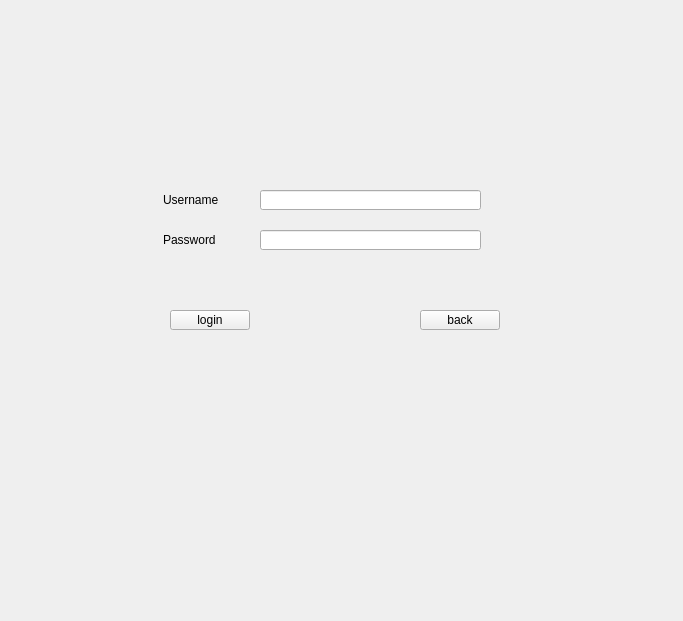
<?xml version="1.0" encoding="UTF-8"?>
<ui version="4.0">
 <class>Login</class>
 <widget class="QWidget" name="Login">
  <property name="geometry">
   <rect>
    <x>0</x>
    <y>0</y>
    <width>683</width>
    <height>621</height>
   </rect>
  </property>
  <property name="windowTitle">
   <string>Form</string>
  </property>
  <widget class="QPushButton" name="backButton">
   <property name="geometry">
    <rect>
     <x>420</x>
     <y>310</y>
     <width>80</width>
     <height>20</height>
    </rect>
   </property>
   <property name="text">
    <string>back</string>
   </property>
  </widget>
  <widget class="QPushButton" name="loginButton">
   <property name="geometry">
    <rect>
     <x>170</x>
     <y>310</y>
     <width>80</width>
     <height>20</height>
    </rect>
   </property>
   <property name="text">
    <string>login</string>
   </property>
  </widget>
  <widget class="QLineEdit" name="unameInput">
   <property name="geometry">
    <rect>
     <x>260</x>
     <y>190</y>
     <width>221</width>
     <height>20</height>
    </rect>
   </property>
  </widget>
  <widget class="QLineEdit" name="pwdInput">
   <property name="geometry">
    <rect>
     <x>260</x>
     <y>230</y>
     <width>221</width>
     <height>20</height>
    </rect>
   </property>
  </widget>
  <widget class="QLabel" name="unameLabel">
   <property name="geometry">
    <rect>
     <x>163</x>
     <y>190</y>
     <width>81</width>
     <height>20</height>
    </rect>
   </property>
   <property name="text">
    <string>Username</string>
   </property>
  </widget>
  <widget class="QLabel" name="pwdLabel">
   <property name="geometry">
    <rect>
     <x>163</x>
     <y>230</y>
     <width>81</width>
     <height>20</height>
    </rect>
   </property>
   <property name="text">
    <string>Password</string>
   </property>
  </widget>
 </widget>
 <resources/>
 <connections/>
</ui>
